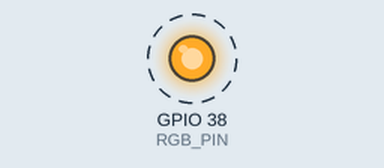
A program run on a simulated ESP32-S3. On the bench: output pins drawn as LEDs (lit = HIGH). Dashed ring = blinking. What the program prints to the serial monitor is not drawn.

Above: at 0.5 s.
Timing chart, 0 to 4.6 s (numbered marks = the images above):
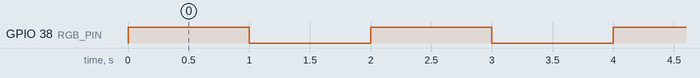

Measured:
- by itself, GPIO 38 (RGB_PIN): alternates HIGH for 1.0 s and LOW for 1.0 s

The program:

main.cpp
```cpp
#include <Arduino.h>
//#include <FastLED.h>

#define RGB_PIN 38

void setup() {
    pinMode(RGB_PIN, OUTPUT);
    Serial.begin(115200);
    Serial.println("Start");
}

void loop() {
    digitalWrite(RGB_PIN, HIGH);
    delay(1000);
    digitalWrite(RGB_PIN, LOW);
    delay(1000);
}
```
